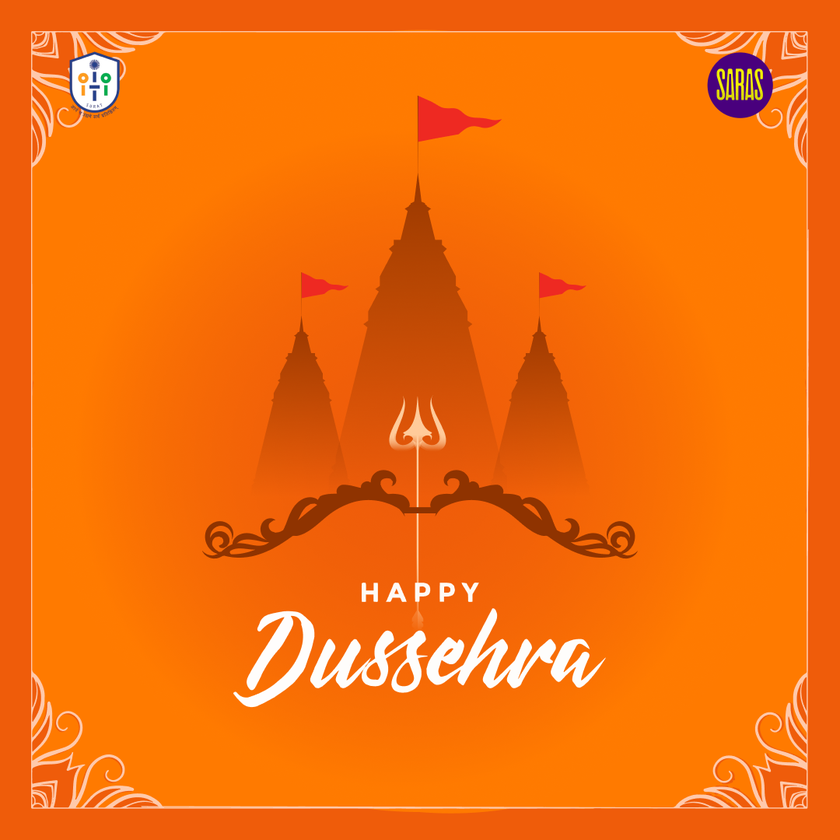
#> input picture python_files/Instagram_post.png, 840 x 840 px, shrunk from 1080 x 1080 before the run, found by its file name
$ python opencv_tut.py
#> lines starting #> are read from the running program, lines starting #| are printed output that depends on the picture
# [10 lines of commented-out code are left out]

import cv2
import os

current_dir = os.getcwd()
image_path = os.path.join(current_dir, "instagram_post.png")
print(image_path)
img = cv2.imread(image_path)
#> img is the input picture: shape (840, 840, 3); mean B, G, R 12.2, 111.8, 244.3

if img is not None:
    imgGray = cv2.cvtColor(img, cv2.COLOR_BGR2GRAY)
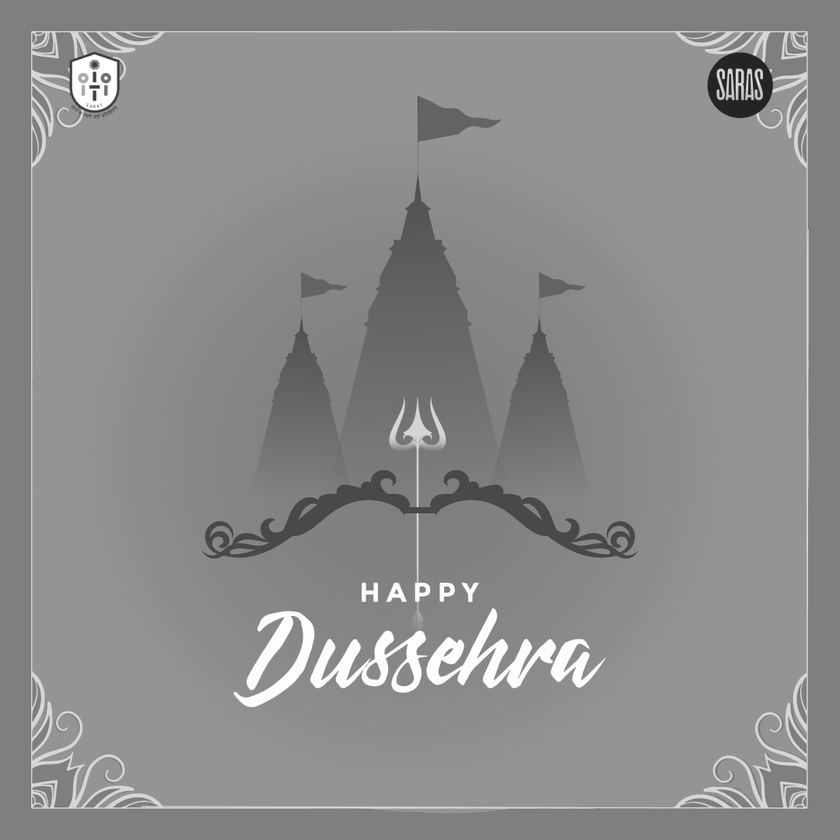
#> imgGray: shape (840, 840); min 31, max 255, mean 140.2
    cv2.imshow("Gray Image", imgGray)
    cv2.waitKey(0)
else:
    print("error")
